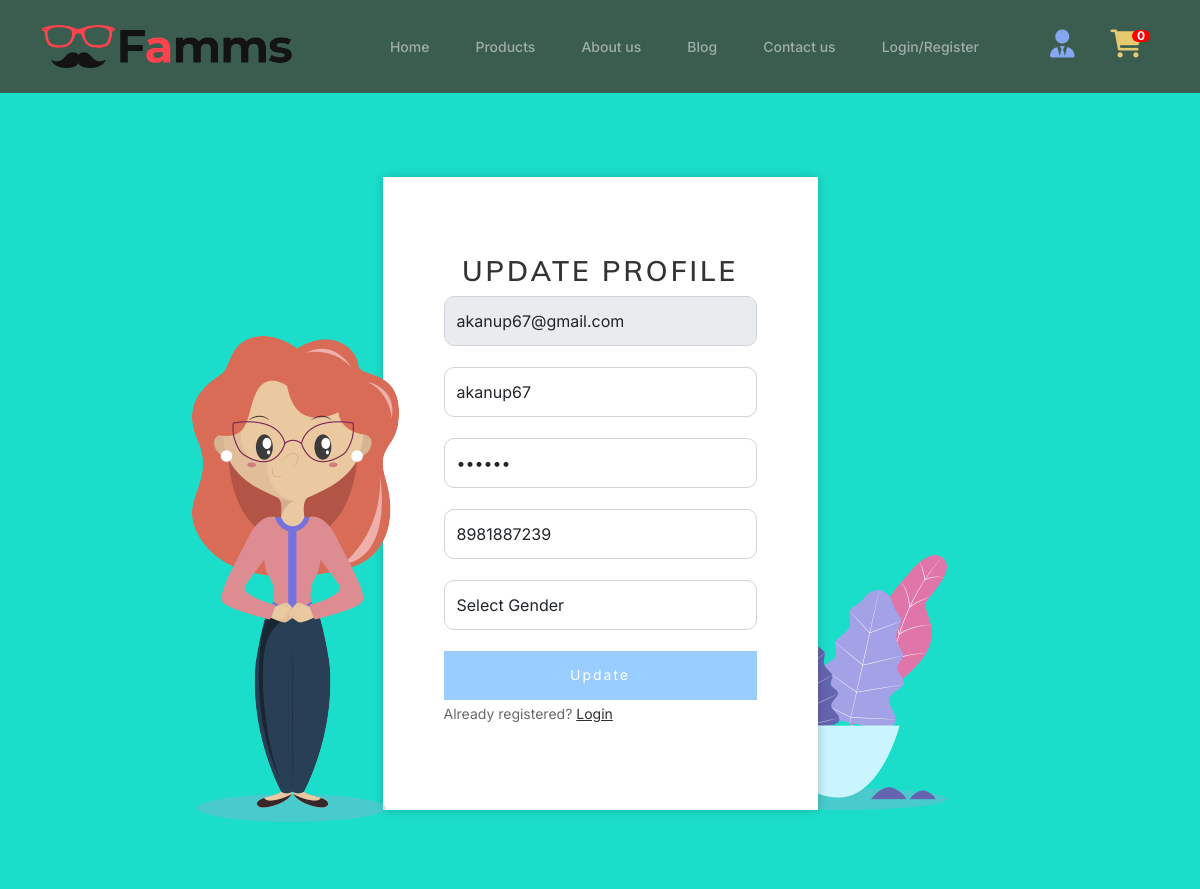
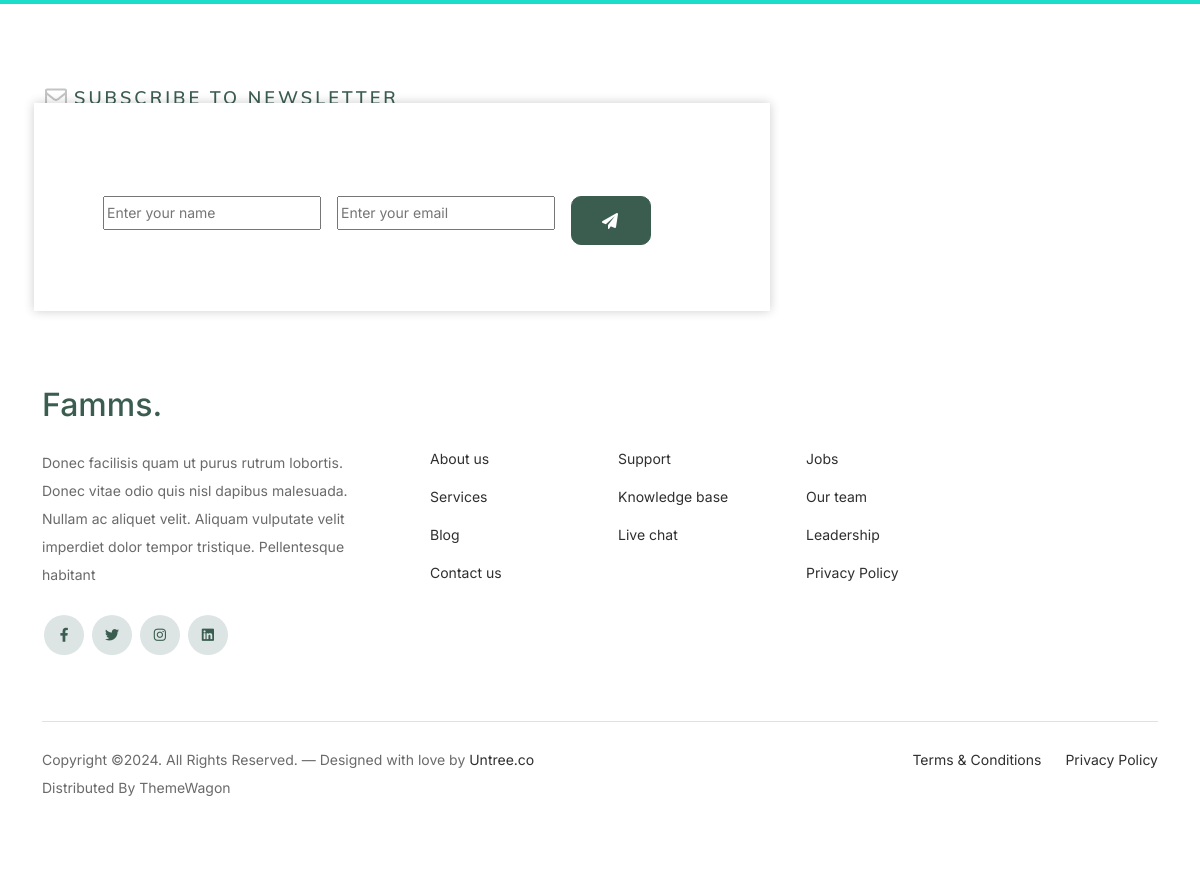
Page /editProfile.php?email=akanup67@gmail.com on the committed database (2 pictures, top to bottom).
### tables this page shows
CREATE TABLE `user_regis` (
  `email` varchar(50) NOT NULL,
  `name` varchar(50) NOT NULL,
  `password` varchar(50) NOT NULL,
  `gender` varchar(50) NOT NULL,
  `contact` varchar(50) NOT NULL
);

### allMethods.php (called while the page is built, shortened)
<?php
    function dbConnect()
    {
        $hostName = "localhost";
        $userName = "root";
        $userPassword = "";
        $dbName = "famms";
        $conn = mysqli_connect($hostName, $userName, $userPassword, $dbName);
        return $conn;
    }
     function getUserByEmail($email) {
        $conn = dbConnect();
         if($conn) {
             $sql = "select *from user_regis where email='$email'";
             $response = mysqli_query($conn, $sql);
             return $response;
         }
         else {
             echo "Database Not Connected";
         }
     }
?>

### editProfile.php (the view, shortened to what this page needs)
<?php
    include('allMethods.php');
?>
<!DOCTYPE html>
<html>
	<head>
		<link rel="stylesheet" href="reg/fonts/linearicons/style.css">
		<link rel="stylesheet" href="reg/css/style.css">
<link href="furni/css/bootstrap.min.css" rel="stylesheet">
<link href="https://cdnjs.cloudflare.com/ajax/libs/font-awesome/6.0.0-beta3/css/all.min.css" rel="stylesheet">
<link href="furni/css/tiny-slider.css" rel="stylesheet">
<link href="furni/css/style.css" rel="stylesheet">
	</head>
	<body>
    <?php
        include('navBar.php');
    ?>
    <?php
        $email = $_GET['email'];
        $response = getUserByEmail($email);
        $data = mysqli_fetch_assoc($response);
    ?>
		<div class="wrapper">
			<div class="inner">
				<img src="reg/images/image-1.png" alt="" class="image-1">
				<form action="" method="post">
					<h3>UPDATE PROFILE</h3>
					<div class="form-holder">
						<input type="text" name="email" class="form-control" placeholder="Mail" value="<?php echo $data['email'] ?>" readonly>
					</div>
					<div class="form-holder">
						<input type="text" name="name" class="form-control" placeholder="Username" value="<?php echo $data['name'] ?>">
					</div>
					<div class="form-holder">
						<input type="password" name="password" class="form-control" placeholder="Password" value="<?php echo $data['password'] ?>">
					</div>
					<div class="form-holder">
						<input type="text" name="contact" class="form-control" placeholder="Phone Number" value="<?php echo $data['contact'] ?>">
					</div>
					<div class="form-holder">
						<select name="gender" class="form-control" id="">
						  <option class="form-control">Select Gender</option>
						</select>
			       </div>
					<button type="submit" name="update">
						Update
					</button>
					<div class="register-link">
						<p>Already registered? <a href="userLogin.php">Login</a></p>
					  </div>
				</form>
				<img src="reg/images/image-2.png" alt="" class="image-2">
			</div>
		</div>
		<footer class="footer-section">
			<div class="container relative">
				<div class="row">
					<div class="col-lg-8">
						<div class="subscription-form">
							<h3 class="d-flex align-items-center"><span class="me-1"><img src="furni/images/envelope-outline.svg" alt="Image" class="img-fluid"></span><span>Subscribe to Newsletter</span></h3>
							<form action="#" class="row g-3">
								<div class="col-auto">
									<input type="text" class="form-con" placeholder="Enter your name">
								</div>
								<div class="col-auto">
									<input type="email" class="form-con" placeholder="Enter your email">
								</div>
								<div class="col-auto">
									<button class="btn btn-primary">
										<span class="fa fa-paper-plane"></span>
									</button>
								</div>
							</form>
						</div>
					</div>
				</div>
				<div class="row g-5 mb-5">
					<div class="col-lg-4">
						<div class="mb-4 footer-logo-wrap"><a href="#" class="footer-logo">Famms<span>.</span></a></div>
						<p class="mb-4">Donec facilisis quam ut purus rutrum lobortis. Donec vitae odio quis nisl dapibus malesuada. Nullam ac aliquet velit. Aliquam vulputate velit imperdiet dolor tempor tristique. Pellentesque habitant</p>
						<ul class="list-unstyled custom-social">
							<li><a href="#"><span class="fa fa-brands fa-facebook-f"></span></a></li>
							<li><a href="#"><span class="fa fa-brands fa-twitter"></span></a></li>
							<li><a href="#"><span class="fa fa-brands fa-instagram"></span></a></li>
							<li><a href="#"><span class="fa fa-brands fa-linkedin"></span></a></li>
						</ul>
					</div>
					<div class="col-lg-8">
						<div class="row links-wrap">
							<div class="col-6 col-sm-6 col-md-3">
								<ul class="list-unstyled">
									<li><a href="#">About us</a></li>
									<li><a href="#">Services</a></li>
									<li><a href="#">Blog</a></li>
									<li><a href="#">Contact us</a></li>
								</ul>
							</div>
							<div class="col-6 col-sm-6 col-md-3">
								<ul class="list-unstyled">
									<li><a href="#">Support</a></li>
									<li><a href="#">Knowledge base</a></li>
									<li><a href="#">Live chat</a></li>
								</ul>
							</div>
							<div class="col-6 col-sm-6 col-md-3">
								<ul class="list-unstyled">
									<li><a href="#">Jobs</a></li>
									<li><a href="#">Our team</a></li>
									<li><a href="#">Leadership</a></li>
									<li><a href="#">Privacy Policy</a></li>
								</ul>
							</div>
						</div>
					</div>
				</div>
				<div class="border-top copyright">
					<div class="row pt-4">
						<div class="col-lg-6">
							<p class="mb-2 text-center text-lg-start">Copyright &copy;. All Rights Reserved. &mdash; Designed with love by <a href="https://untree.co">Untree.co</a> Distributed By <a hreff="https://themewagon.com">ThemeWagon</a>
            </p>
						</div>
						<div class="col-lg-6 text-center text-lg-end">
							<ul class="list-unstyled d-inline-flex ms-auto">
								<li class="me-4"><a href="#">Terms &amp; Conditions</a></li>
								<li><a href="#">Privacy Policy</a></li>
							</ul>
						</div>
					</div>
				</div>
			</div>
		</footer>
	</body>
</html>

### reg/css/style.css (style rules this page uses)
* { -webkit-box-sizing: border-box; -moz-box-sizing: border-box; box-sizing: border-box; }
body { font-family: "Muli-Regular"; font-size: 14px; margin: 0; color: #21d2db; }
input, textarea, select, button { font-family: "Muli-Regular"; }
p, h1, h2, h3, h4, h5, h6, ul { margin: 0; }
img { max-width: 100%; }
ul { padding-left: 0; margin-bottom: 0; }
a { text-decoration: none; }
.wrapper { min-height: 100vh; display: flex; align-items: center; justify-content: center; background: #1bdeca; }
.inner { position: relative; width: 435px; }
.image-1 { position: absolute; bottom: -12px; left: -191px; z-index: 99; }
.image-2 { position: absolute; bottom: 0; right: -129px; }
form { width: 100%; position: relative; z-index: 9; padding: 77px 61px 66px; background: #fff; box-shadow: 0px 0px 10px 0px rgba(0, 0, 0, 0.2); -webkit-box-shadow: 0px 0px 10px 0px rgba(0, 0, 0, 0.2); -moz-box-shadow: 0px 0px 10px 0px rgba(0, 0, 0, 0.2); -ms-box-shadow: 0px 0px 10px 0px rgba(0, 0, 0, 0.2); -o-box-shadow: 0px 0px 10px 0px rgba(0, 0, 0, 0.2); }
h3 { text-transform: uppercase; font-size: 25px; font-family: "Muli-SemiBold"; color: #333; letter-spacing: 3px; text-align: center; margin-bottom: 33px; }
.form-holder { position: relative; margin-bottom: 21px; }
.form-control { border: none; border-bottom: 1px solid #e6e6e6; display: block; width: 100%; height: 38px; background: none; padding: 3px 42px 0px; color: #666; font-family: "Muli-SemiBold"; font-size: 16px; }
button { border: none; width: 100%; height: 49px; margin-top: 50px; cursor: pointer; display: flex; align-items: center; justify-content: center; padding: 0; background: #99ccff; color: #fff; text-transform: uppercase; font-family: "Muli-SemiBold"; font-size: 15px; letter-spacing: 2px; transition: all 0.5s; position: relative; overflow: hidden; }
button span { position: relative; z-index: 2; }
button:before, button:after { content: ''; position: absolute; top: 0; left: 0; width: 100%; height: 100%; z-index: 1; background-color: rgba(52, 152, 253, 0.25); -webkit-transition: all 0.3s; -moz-transition: all 0.3s; -o-transition: all 0.3s; transition: all 0.3s; -webkit-transform: translate(-100%, 0); transform: translate(-100%, 0); -webkit-transition-timing-function: cubic-bezier(0.75, 0, 0.125, 1); transition-timing-function: cubic-bezier(0.75, 0, 0.125, 1); }
button:after { -webkit-transition-delay: 0.2s; transition-delay: 0.2s; }

### furni/css/style.css (style rules this page uses)
body { overflow-x: hidden; position: relative; }
body { font-family: "Inter", sans-serif; font-weight: 400; line-height: 28px; color: #6a6a6a; font-size: 14px; background-color: #eff2f1; }
a { text-decoration: none; -webkit-transition: .3s all ease; -o-transition: .3s all ease; transition: .3s all ease; color: #2f2f2f; text-decoration: underline; }
.btn { font-weight: 600; padding: 12px 30px; border-radius: 30px; color: #ffffff; background: #2f2f2f; border-color: #2f2f2f; }
.btn.btn-primary { background: #3b5d50; border-color: #3b5d50; }
.footer-section { padding: 80px 0; background: #ffffff; }
.footer-section .relative { position: relative; }
.footer-section a { text-decoration: none; color: #2f2f2f; -webkit-transition: .3s all ease; -o-transition: .3s all ease; transition: .3s all ease; }
.footer-section .subscription-form { margin-bottom: 40px; position: relative; z-index: 2; margin-top: 100px; }
@media (min-width: 992px) { .footer-section .subscription-form { margin-top: 0px; margin-bottom: 80px; } }
.footer-section .subscription-form h3 { font-size: 18px; font-weight: 500; color: #3b5d50; }
.footer-section .subscription-form .btn { border-radius: 10px !important; }
.footer-section .links-wrap { margin-top: 0px; }
@media (min-width: 992px) { .footer-section .links-wrap { margin-top: 54px; } }
.footer-section .links-wrap ul li { margin-bottom: 10px; }
.footer-section .footer-logo-wrap .footer-logo { font-size: 32px; font-weight: 500; text-decoration: none; color: #3b5d50; }
.footer-section .custom-social li { margin: 2px; display: inline-block; }
.footer-section .custom-social li a { width: 40px; height: 40px; text-align: center; line-height: 40px; display: inline-block; background: #dce5e4; color: #3b5d50; border-radius: 50%; }
.footer-section .border-top { border-color: #dce5e4; }
.footer-section .border-top.copyright { font-size: 14px !important; }
.form-control { height: 50px; border-radius: 10px; font-family: "Inter", sans-serif; }

### rows in the picture
user_regis: email "akanup67@gmail.com", name "akanup67", contact "8981887239"
